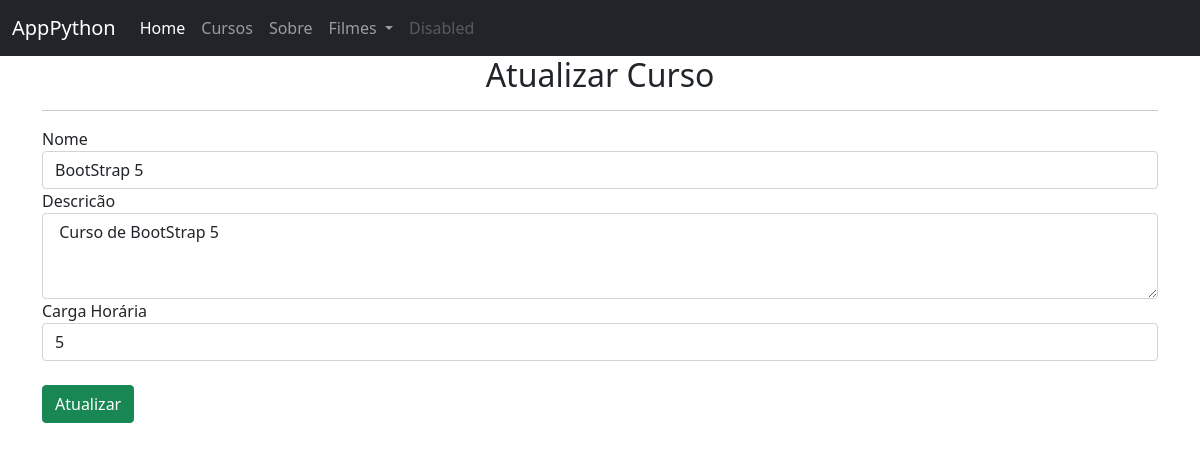
Page /atualizar_curso/3 on the committed database.
### app.py (models this page shows, shortened)
class Curso(db.Model):
    id = db.Column(Integer, primary_key=True)
    nome = db.Column(String(50))
    descricao = db.Column(String(100))
    ch = db.Column(Integer)

### app.py (the view, shortened to what this page needs)
@app.route('/atualizar_curso/<int:id>', methods=["GET", "POST"])
def atualizar_curso(id):
    curso = Curso.query.get(id)
    return render_template("atualizar_curso.html", curso=curso)

### templates/atualizar_curso.html (shortened to what this page needs)
{% extends 'base.html' %}
{% block conteudo %}
<div class="container">
    <h2 style="text-align: center;">Atualizar Curso</h2>
    <hr>
    <form action="{{url_for('atualizar_curso', id=curso.id)}}" method="POST">
        <div class="form-group">
            <label>Nome</label>
       <input type="text" name="nome" class="form-control" placeholder="digite o nome do curso" value="{{curso.nome}}" required>
        </div>
        <div class="form-group">
            <label>Descricão</label>
            <textarea name="descricao" class="form-control" id=" exampleFormControlTextarea1" rows="3" required> {{curso.descricao}}</textarea>
        </div>
        <div class="form-group">
            <label>Carga Horária</label>
       <input type="number" name="ch" class="form-control" placeholder="digite a carga horária do curso" value="{{curso.ch}}" required>
        </div>
        <br>
        <button class="btn btn-success">Atualizar</button>
    </form>
</div>
{% endblock conteudo %}

### rows in the picture
Curso: nome "BootStrap 5", descricao "Curso de BootStrap 5", ch "5"
